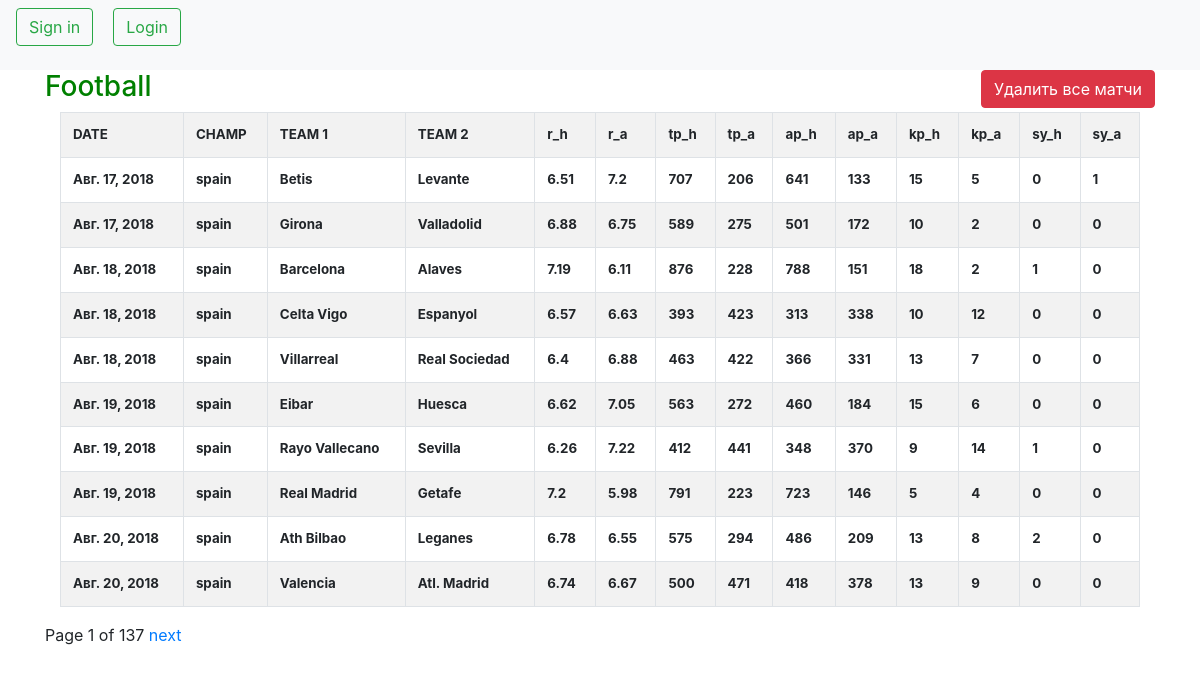
Page /all_matches/ on the committed database.
### matches/models.py (models this page shows, shortened)
class Match(models.Model):
    date = models.DateField(auto_now=False)
    team1 = models.CharField(max_length=25)
    team2 = models.CharField(max_length=25)
    r_h = models.FloatField()
    r_a = models.FloatField()
    tp_h = models.PositiveIntegerField()
    tp_a = models.PositiveIntegerField()
    ap_h = models.PositiveIntegerField()
    ap_a = models.PositiveIntegerField()
    kp_h = models.PositiveIntegerField()
    kp_a = models.PositiveIntegerField()
    sy_h = models.PositiveIntegerField()
    sy_a = models.PositiveIntegerField()
    ph_h = models.PositiveIntegerField()
    pa_h = models.PositiveIntegerField()
    ob_h = models.PositiveIntegerField()
    ob_a = models.PositiveIntegerField()
    sht_h = models.PositiveIntegerField()
    sht_a = models.PositiveIntegerField()
    sht_all = models.PositiveIntegerField()
    g_h = models.PositiveIntegerField()
    g_a = models.PositiveIntegerField()
    g_all = models.PositiveIntegerField()
    cl_h = models.PositiveIntegerField()
    cl_a = models.PositiveIntegerField()
    result = models.CharField(max_length=1)
    ft = models.CharField(max_length=5)
    champ = models.CharField(max_length=15)
    objects = models.Manager()

### matches/views.py (the view)
# urls.py: path('all_matches/', all_matches, name='all-matches'),
def all_matches(request):
    ctx = {}
    matches = Match.objects.all()
    ctx['matches'] = listing(request, matches)
    return render(request, 'matches/all_matches.html', ctx)

### matches/views.py (called while the page is built)
def listing(request, matches):
    paginator = Paginator(matches, 10)
    page = request.GET.get('page')
    matches = paginator.get_page(page)
    return matches

### eshop/templates/matches/all_matches.html (shortened to what this page needs)
{% extends 'index.html' %}
{% block body %}
<div id="left">
    <h3 style="color: green">Football</h3>
</div>
<div id="right">
    <form action="{% url 'matches:delete-all' %}" method="get">
        <button class="btn btn-danger">Удалить все матчи</button>
    </form>
</div>
<div class="col-sm-12">
    <table class="table table-striped table-bordered dataTable no-footer" cellpadding="3px" align="center" style="font-size:10pt">
    <tr class="br">
        <th>DATE</th>
        <th>CHAMP</th>
        <th>TEAM 1</th>
        <th>TEAM 2</th>
        <th>r_h</th>
        <th>r_a</th>
        <th>tp_h</th>
        <th>tp_a</th>
        <th>ap_h</th>
        <th>ap_a</th>
        <th>kp_h</th>
        <th>kp_a</th>
        <th>sy_h</th>
        <th>sy_a</th>
    </tr>
        {% for match in matches %}
    <tr class="br">
        <th>{{ match.date }}</th>
        <th>{{ match.champ }}</th>
        <th>{{ match.team1 }}</th>
        <th>{{ match.team2 }}</th>
        <th>{{ match.r_h }}</th>
        <th>{{ match.r_a }}</th>
        <th>{{ match.tp_h }}</th>
        <th>{{ match.tp_a }}</th>
        <th>{{ match.ap_h }}</th>
        <th>{{ match.ap_a }}</th>
        <th>{{ match.kp_h }}</th>
        <th>{{ match.kp_a }}</th>
        <th>{{ match.sy_h }}</th>
        <th>{{ match.sy_a }}</th>
    </tr>
        {% endfor %}
</table>
</div>
<div class="pagination">
    <span class="step-links">
        <span class="current">
            Page {{ matches.number }} of {{ matches.paginator.num_pages }}
        </span>
        {% if matches.has_next %}
            <a href="?page={{ matches.next_page_number }}">next</a>
        {% endif %}
    </span>
</div>
{% endblock %}

### eshop/templates/index.html (shortened to what this page needs)
{% load static %}
<!DOCTYPE html>
<html lang="en">
<head>
    <link rel="stylesheet" href="{% static 'bootstrap.min.css' %}">
</head>
<body>
{% include 'includes/header.html' %}
<div class="container">
    {% block body %}
    {% endblock %}
</div>
</body>
</html>

### eshop/templates/includes/header.html (shortened to what this page needs)
<header>
    <nav class="navbar navbar-expand-lg navbar-light bg-light">
      {% if not request.user.is_authenticated %}
          <p class="nav-item" style="margin-right:20px">
            <a class="btn btn-outline-success" href="{% url 'register' %}">Sign in</a>
          </p>
          <p class="nav-item">
              <a class="btn btn-outline-success" href="{% url 'login' %}">Login</a>
          </p>
      {% endif %}
    </nav>
</header>

### eshop/templates/index.html (style rules this page uses)
#left { float: left; }
#right { float: right; }

### rows in the picture
Match: date "Авг. 17, 2018", champ "spain", team1 "Betis", team2 "Levante", r_h "6.51", r_a "7.2", tp_h "707", tp_a "206", ap_h "641", ap_a "133", kp_h "15", kp_a "5", sy_h "0", sy_a "1"
Match: date "Авг. 17, 2018", champ "spain", team1 "Girona", team2 "Valladolid", r_h "6.88", r_a "6.75", tp_h "589", tp_a "275", ap_h "501", ap_a "172", kp_h "10", kp_a "2", sy_h "0", sy_a "0"
Match: date "Авг. 18, 2018", champ "spain", team1 "Barcelona", team2 "Alaves", r_h "7.19", r_a "6.11", tp_h "876", tp_a "228", ap_h "788", ap_a "151", kp_h "18", kp_a "2", sy_h "1", sy_a "0"
Match: date "Авг. 18, 2018", champ "spain", team1 "Celta Vigo", team2 "Espanyol", r_h "6.57", r_a "6.63", tp_h "393", tp_a "423", ap_h "313", ap_a "338", kp_h "10", kp_a "12", sy_h "0", sy_a "0"
Match: date "Авг. 18, 2018", champ "spain", team1 "Villarreal", team2 "Real Sociedad", r_h "6.4", r_a "6.88", tp_h "463", tp_a "422", ap_h "366", ap_a "331", kp_h "13", kp_a "7", sy_h "0", sy_a "0"
Match: date "Авг. 19, 2018", champ "spain", team1 "Eibar", team2 "Huesca", r_h "6.62", r_a "7.05", tp_h "563", tp_a "272", ap_h "460", ap_a "184", kp_h "15", kp_a "6", sy_h "0", sy_a "0"
Match: date "Авг. 19, 2018", champ "spain", team1 "Rayo Vallecano", team2 "Sevilla", r_h "6.26", r_a "7.22", tp_h "412", tp_a "441", ap_h "348", ap_a "370", kp_h "9", kp_a "14", sy_h "1", sy_a "0"
Match: date "Авг. 19, 2018", champ "spain", team1 "Real Madrid", team2 "Getafe", r_h "7.2", r_a "5.98", tp_h "791", tp_a "223", ap_h "723", ap_a "146", kp_h "5", kp_a "4", sy_h "0", sy_a "0"
Match: date "Авг. 20, 2018", champ "spain", team1 "Ath Bilbao", team2 "Leganes", r_h "6.78", r_a "6.55", tp_h "575", tp_a "294", ap_h "486", ap_a "209", kp_h "13", kp_a "8", sy_h "2", sy_a "0"
Match: date "Авг. 20, 2018", champ "spain", team1 "Valencia", team2 "Atl. Madrid", r_h "6.74", r_a "6.67", tp_h "500", tp_a "471", ap_h "418", ap_a "378", kp_h "13", kp_a "9", sy_h "0", sy_a "0"

### other values in the picture
{{ matches.number }} "1"
{{ matches.paginator.num_pages }} "137"
